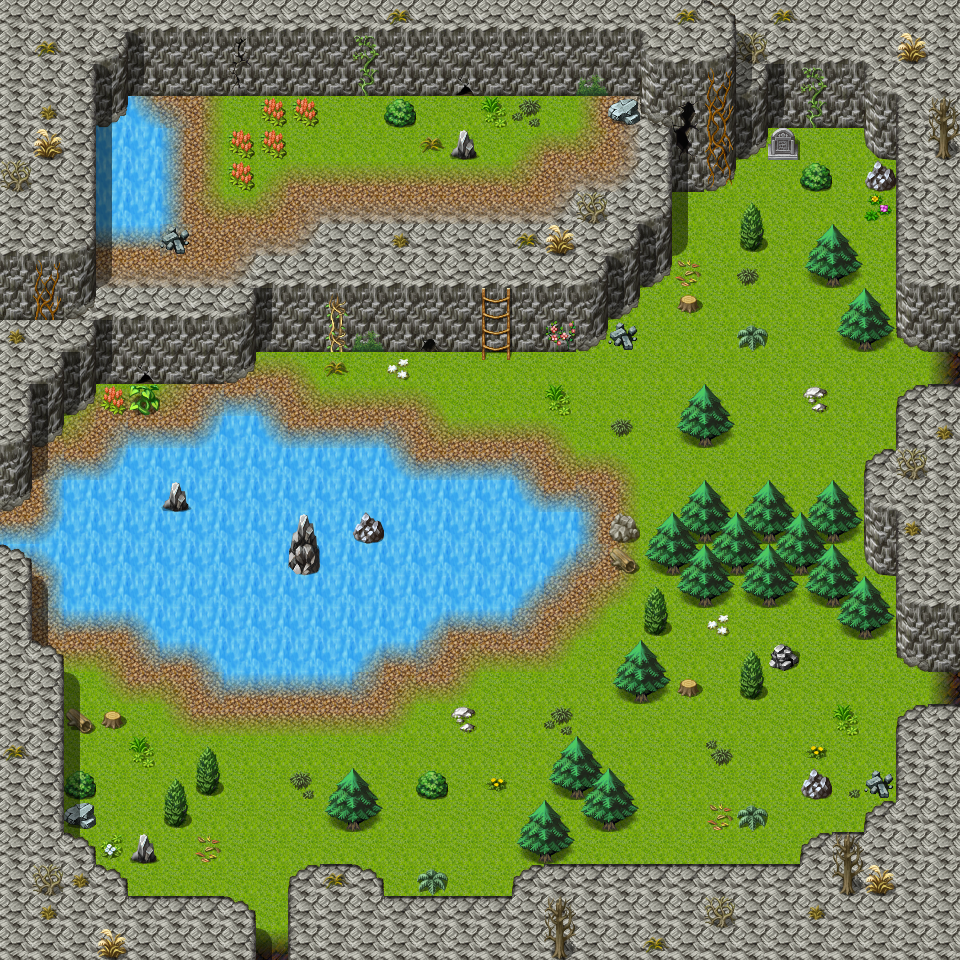

The image is a tile-based game level rendered from a .tmx file. Its description and source (layers, tilesets, objects; grid data summarised) follow:
An orthogonal 30x30 tile map with 32x32 px tiles, 6 tile layers (Ground, Objects, Objects_DameriliasFetched, Objects_DameriliasGrewBack, ...), 1 hidden layer not drawn, 21 tilesets and 24 objects (10x replace, 5x spawn, 5x script, 3x mapchange, sign).

<map version="1.0" orientation="orthogonal" width="30" height="30" tilewidth="32" tileheight="32">
    <tileset firstgid="1" name="map_3" tilewidth="32" tileheight="32">
        <image source="../drawable/map_3.png" />
    </tileset>
    <tileset firstgid="65" name="map_4" tilewidth="32" tileheight="32">
        <image source="../drawable/map_4.png" />
    </tileset>
    <tileset firstgid="129" name="map_0" tilewidth="32" tileheight="32">
        <image source="../drawable/map_0.png" />
    </tileset>
    <tileset firstgid="193" name="map_6" tilewidth="32" tileheight="32">
        <image source="../drawable/map_6.png" />
    </tileset>
    <tileset firstgid="257" name="map_1" tilewidth="32" tileheight="32">
        <image source="../drawable/map_1.png" />
    </tileset>
    <tileset firstgid="321" name="map_7" tilewidth="32" tileheight="32">
        <image source="../drawable/map_7.png" />
    </tileset>
    <tileset firstgid="385" name="map_5" tilewidth="32" tileheight="32">
        <image source="../drawable/map_5.png" />
    </tileset>
    <tileset firstgid="449" name="map_26" tilewidth="32" tileheight="32">
        <image source="../drawable/map_26.png" />
    </tileset>
    <tileset firstgid="513" name="map_33" tilewidth="32" tileheight="32">
        <image source="../drawable/map_33.png" />
    </tileset>
    <tileset firstgid="577" name="map_10" tilewidth="32" tileheight="32">
        <image source="../drawable/map_10.png" />
    </tileset>
    <tileset firstgid="641" name="map_17" tilewidth="32" tileheight="32">
        <image source="../drawable/map_17.png" />
    </tileset>
    <tileset firstgid="705" name="map_2" tilewidth="32" tileheight="32">
        <image source="../drawable/map_2.png" />
    </tileset>
    <tileset firstgid="769" name="map_34" tilewidth="32" tileheight="32">
        <image source="../drawable/map_34.png" />
    </tileset>
    <tileset firstgid="833" name="map_21" tilewidth="32" tileheight="32">
        <image source="../drawable/map_21.png" />
    </tileset>
    <tileset firstgid="897" name="map_35" tilewidth="32" tileheight="32">
        <image source="../drawable/map_35.png" />
    </tileset>
    <tileset firstgid="961" name="map_9" tilewidth="32" tileheight="32">
        <image source="../drawable/map_9.png" />
    </tileset>
    <tileset firstgid="1025" name="map_13" tilewidth="32" tileheight="32">
        <image source="../drawable/map_13.png" />
    </tileset>
    <tileset firstgid="1089" name="map_19" tilewidth="32" tileheight="32">
        <image source="../drawable/map_19.png" />
    </tileset>
    <tileset firstgid="1153" name="map_28" tilewidth="32" tileheight="32">
        <image source="../drawable/map_28.png" />
    </tileset>
    <tileset firstgid="1217" name="map_14" tilewidth="32" tileheight="32">
        <image source="../drawable/map_14.png" />
    </tileset>
    <tileset firstgid="1281" name="map_16" tilewidth="32" tileheight="32">
        <image source="../drawable/map_16.png" />
    </tileset>
    <layer name="Ground" width="30" height="30">
        <data>[900 cells, 900 non-empty, 14 distinct tile ids]</data>
    </layer>
    <layer name="Objects" width="30" height="30">
        <data>[900 cells, 333 non-empty, 75 distinct tile ids]</data>
    </layer>
    <layer name="Objects_DameriliasFetched" width="30" height="30">
        <data>[900 cells, 5 non-empty, 1 distinct tile ids]</data>
    </layer>
    <layer name="Objects_DameriliasGrewBack" width="30" height="30">
        <data>[900 cells, 5 non-empty, 1 distinct tile ids]</data>
    </layer>
    <layer name="Above" width="30" height="30">
        <data>[900 cells, 81 non-empty, 19 distinct tile ids]</data>
    </layer>
    <layer name="Top" width="30" height="30">
        <data>[900 cells, 6 non-empty, 4 distinct tile ids]</data>
    </layer>
    <layer name="Walkable" width="30" height="30" visible="0">
        <data>[900 cells, 544 non-empty, 1 distinct tile ids]</data>
    </layer>
    <objectgroup name="Mapevents">
        <object name="sign_lakecave1" type="sign" x="768" y="160" width="32" height="32" />
        <object name="south" type="mapchange" x="256" y="928" width="32" height="32">
            <properties>
                <property name="map" value="lakecave0" />
                <property name="place" value="north" />
            </properties>
        </object>
        <object name="east1" type="mapchange" x="928" y="672" width="32" height="32">
            <properties>
                <property name="map" value="lakecave2" />
                <property name="place" value="west2" />
            </properties>
        </object>
        <object name="east2" type="mapchange" x="928" y="352" width="32" height="32">
            <properties>
                <property name="map" value="lakecave2" />
                <property name="place" value="west3" />
            </properties>
        </object>
    </objectgroup>
    <objectgroup name="Spawn" visible="0">
        <object name="lakecave1_1" type="spawn" x="64" y="672" width="448" height="224">
            <properties>
                <property name="quantity" value="2" />
                <property name="spawngroup" value="honey_bee" />
            </properties>
        </object>
        <object name="lakecave1_2" type="spawn" x="192" y="96" width="384" height="128">
            <properties>
                <property name="quantity" value="2" />
                <property name="spawngroup" value="honey_bee" />
            </properties>
        </object>
        <object name="lakecave1_3" type="spawn" x="544" y="288" width="320" height="224">
            <properties>
                <property name="quantity" value="3" />
                <property name="spawngroup" value="honey_bee" />
            </properties>
        </object>
        <object name="lakecave1_4" type="spawn" x="192" y="576" width="672" height="256">
            <properties>
                <property name="quantity" value="3" />
                <property name="spawngroup" value="forestbeetle" />
            </properties>
        </object>
        <object name="lakecave1_5" type="spawn" x="672" y="192" width="192" height="320">
            <properties>
                <property name="quantity" value="2" />
                <property name="spawngroup" value="forestbeetle" />
            </properties>
        </object>
    </objectgroup>
    <objectgroup name="Keys" />
    <objectgroup name="Damerilia1">
        <object name="Damerilia#1Fetched" type="replace" x="288" y="96" width="32" height="32">
            <properties>
                <property name="Objects" value="Objects_DameriliasFetched" />
                <property name="requireId" value="nondisplay" />
                <property name="requireType" value="questProgress" />
                <property name="requireValue" value="30" />
            </properties>
        </object>
        <object name="Damerilia#1GrewBack" type="replace" x="288" y="96" width="32" height="32">
            <properties>
                <property name="Objects" value="Objects_DameriliasGrewBack" />
                <property name="requireId" value="nondisplay" />
                <property name="requireType" value="questProgress" />
                <property name="requireValue" value="31" />
            </properties>
        </object>
        </objectgroup>
    <objectgroup name="Damerilia2">
        <!-- 3 objects omitted --></objectgroup>
    <objectgroup name="Damerilia3">
        <!-- 3 objects omitted --></objectgroup>
    <objectgroup name="Damerilia4">
        <!-- 3 objects omitted --></objectgroup>
    <objectgroup name="Damerilia5">
        <!-- 3 objects omitted --></objectgroup>
    <objectgroup name="Replace" />
</map>
<!-- 13 of 24 objects omitted -->
